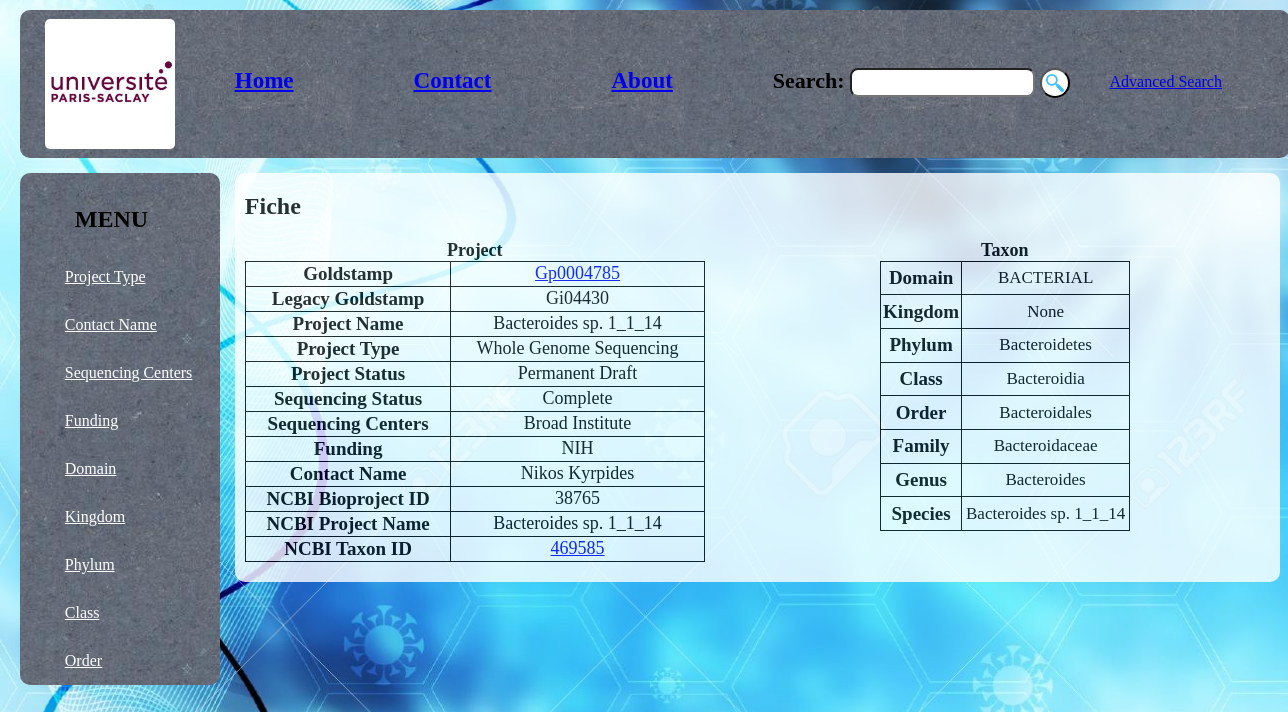
/fiche.php?Gp=Gp0004785, run on the app's committed database.
### tables this page shows
CREATE TABLE IF NOT EXISTS `taxon` (
  `NCBI_TAXON_ID` int(9) NOT NULL,
  `DOMAIN` varchar(255) DEFAULT NULL,
  `KINGDOM` varchar(255) DEFAULT NULL,
  `PHYLUM` varchar(255) DEFAULT NULL,
  `CLASS` varchar(255) DEFAULT NULL,
  `ORDER_` varchar(255) DEFAULT NULL,
  `FAMILY` varchar(255) DEFAULT NULL,
  `GENUS` varchar(255) DEFAULT NULL,
  `SPECIES` varchar(255) DEFAULT NULL
);

### fiche.php (the view, shortened to what this page needs)
<?php include("template.php");?>
<section>
<?php
	if (isset($_GET['Gp']))
	{
		include ('connexionBDD.php');
		$answer = $bdd->prepare('SELECT DISTINCT * FROM project,taxon WHERE GOLDSTAMP=? AND project.NCBI_TAXON_ID=taxon.NCBI_TAXON_ID');
		$answer->execute(array($_GET['Gp']));
		$data = $answer->fetch();
		$goldstamp=str_replace("Gp","Go",$data['GOLDSTAMP']);
	}
?>
	<div id="fiche">
		<h1>Fiche</h1>
		<table class="proj">
			<caption style="font-weight:bold;font-size:18px">Project</caption>
			<TR><TH>Goldstamp</TH><TD><a href="https://gold.jgi.doe.gov/organism?id=<?php echo $goldstamp?>"><?php echo $data['GOLDSTAMP']?></a></TD></TR>
			<TR><TH>Legacy Goldstamp</TH><TD><?php echo $data['LEGACY_GOLDSTAMP']?></TD></TR>
			<TR><TH>Project Name</TH><TD><?php echo $data['PROJECT_NAME']?></TD></TR>
			<TR><TH>Project Type</TH><TD><?php echo $data['PROJECT_TYPE']?></TD></TR>
			<TR><TH>Project Status</TH><TD><?php echo $data['PROJECT_STATUS']?></TD></TR>
			<TR><TH>Sequencing Status</TH><TD><?php echo $data['SEQUENCING_STATUS']?></TD></TR>
			<TR><TH>Sequencing Centers</TH><TD><?php echo $data['SEQUENCING_CENTERS']?></TD></TR>
			<TR><TH>Funding</TH><TD><?php echo $data['FUNDING']?></TD></TR>
			<TR><TH>Contact Name</TH><TD><?php echo $data['CONTACT_NAME']?></TD></TR>
			<TR><TH>NCBI Bioproject ID</TH><TD><?php echo $data['NCBI_BIOPROJECT_ID']?></TD></TR>
			<TR><TH>NCBI Project Name</TH><TD><?php echo $data['NCBI_PROJECT_NAME']?></TD></TR>
			<TR><TH>NCBI Taxon ID</TH><TD><a href="https://www.ncbi.nlm.nih.gov/Taxonomy/Browser/wwwtax.cgi?id=<?php echo $data['NCBI_TAXON_ID']?>"><?php echo $data['NCBI_TAXON_ID']?></a></TD></TR>
		</table>
		<table class="taxon">
			<caption style="font-weight:bold;font-size:18px">Taxon</caption>
			<TR><TH>Domain</TH><TD><?php echo $data['DOMAIN']?></TD></TR>
			<TR><TH>Kingdom</TH><TD><?php echo $data['KINGDOM']?></TD></TR>
			<TR><TH>Phylum</TH><TD><?php echo $data['PHYLUM']?></TD></TR>
			<TR><TH>Class</TH><TD><?php echo $data['CLASS']?></TD></TR>
			<TR><TH>Order</TH><TD><?php echo $data['ORDER_']?></TD></TR>
			<TR><TH>Family</TH><TD><?php echo $data['FAMILY']?></TD></TR>
			<TR><TH>Genus</TH><TD><?php echo $data['GENUS']?></TD></TR>
			<TR><TH>Species</TH><TD><?php echo $data['SPECIES']?></TD></TR>
		</table>
	</div>
</section>

### Style.css (style rules this page uses)
html { margin: 0; padding-right: 5%; max-width: 1200px; height:100%; margin: 0 auto; background: url("background.jpg") no-repeat center center fixed; -webkit-background-size: cover; -moz-background-size: cover; -o-background-size: cover; background-size: cover; }
tr th { font-size:19px; border:1px black solid; }
tr td { font-size:18px; border:1px black solid; text-align:center; }
#fiche { margin: 15px 215px; background-color: white; width:1035px; opacity:0.8; border-radius:10px; position:absolute; z-index:2; padding-left: 10px; padding-bottom: 20px; }
.proj { border-collapse:collapse; width:460px; float:left; }
.proj TD { text-align:center; }
.taxon { float: right; border-collapse:collapse; height:270px; width:250px; margin-right:150px; }
.taxon TD { font-size: 17px; }

### data on the page
taxon: NCBI_TAXON_ID "469585", DOMAIN "BACTERIAL", KINGDOM "None", PHYLUM "Bacteroidetes", CLASS "Bacteroidia", ORDER_ "Bacteroidales", FAMILY "Bacteroidaceae", GENUS "Bacteroides", SPECIES "Bacteroides sp. 1_1_14"

### other printed values
$data['GOLDSTAMP'] "Gp0004785"
$data['LEGACY_GOLDSTAMP'] "Gi04430"
$data['PROJECT_NAME'] "Bacteroides sp. 1_1_14"
$data['PROJECT_TYPE'] "Whole Genome Sequencing"
$data['PROJECT_STATUS'] "Permanent Draft"
$data['SEQUENCING_STATUS'] "Complete"
$data['SEQUENCING_CENTERS'] "Broad Institute"
$data['FUNDING'] "NIH"
$data['CONTACT_NAME'] "Nikos Kyrpides"
$data['NCBI_BIOPROJECT_ID'] "38765"
$data['NCBI_PROJECT_NAME'] "Bacteroides sp. 1_1_14"
